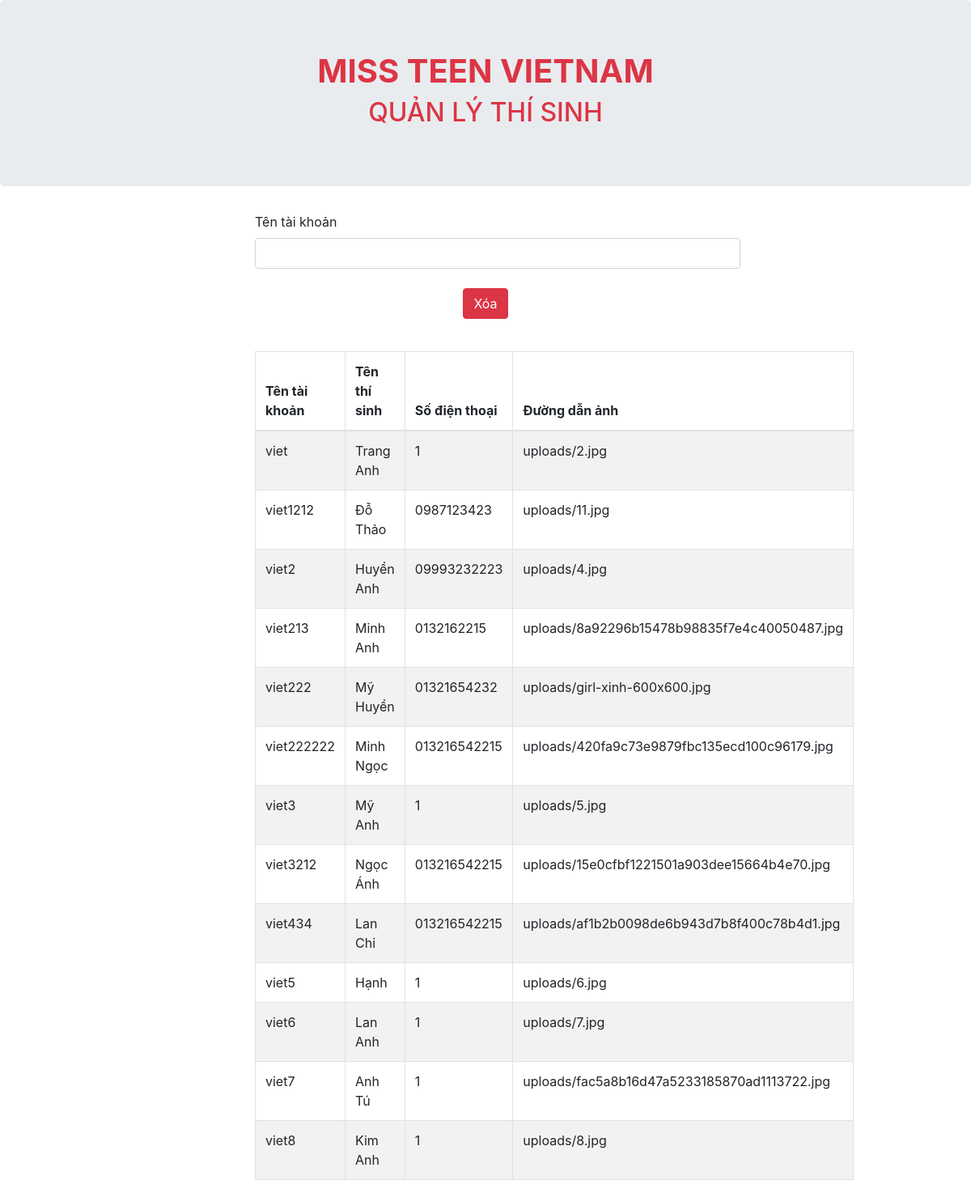
/admin.php (signed in), run on the app's committed database.
### tables this page shows
CREATE TABLE `users` (
  `username` varchar(30) NOT NULL,
  `password` varchar(30) NOT NULL,
  `name` varchar(30) NOT NULL,
  `phonenum` varchar(20) NOT NULL,
  `image` text NOT NULL,
  `votes` int(11) DEFAULT 0
);

### admin.php (the view, shortened to what this page needs)
<!DOCTYPE html>
<html>
<head>
    <link rel="stylesheet" href="https://maxcdn.bootstrapcdn.com/bootstrap/4.5.2/css/bootstrap.min.css">
</head>
<body>
    <div class="jumbotron text-center">
        <h1 class="text-danger"><b>MISS TEEN VIETNAM</b></h1>
        <h2 class="text-danger">QUẢN LÝ THÍ SINH</h2>
    </div>
    <div class="container" style="width: 600px;">
        <form action="admin.php" method="POST">
            <div class="form-group">
                <label for="username">Tên tài khoản</label>
                <input type="text" class="form-control" style="width: 600px;" name="username" id="username" required>
            </div>
            <div class="form-group my-4" style="text-align: center;">
                <button type="submit" class="btn btn-danger mb-3" name="btn_submit">Xóa</button>
            </div>
        </form>
        <?php
        require_once("connection.php");
        $query = "SELECT * FROM users";
        $result = mysqli_query($conn, $query);
        echo "<table class=\"table table-bordered table-striped table-hover\" style=\"width: 100%\">";
        echo '<thead><tr><th>Tên tài khoản</th><th>Tên thí sinh</th><th>Số điện thoại</th><th>Đường dẫn ảnh</th></tr></thead>';
        echo "<tbody id = \"myTable\" >";
        while ($row = mysqli_fetch_array($result)) {
            echo "<tr><td>" . $row['username'] . "</td><td>" . $row['name'] . "</td><td>" . $row['phonenum'] . "</td><td>" . $row['image'] . "</td></tr>";
        }
        echo "</tbody></table>";
        ?>
    </div>
</body>
</html>

### data on the page
users: username "viet", name "Trang Anh", phonenum "1", image "uploads/2.jpg"
users: username "viet1212", name "Đỗ Thảo", phonenum "0987123423", image "uploads/11.jpg"
users: username "viet2", name "Huyền Anh", phonenum "09993232223", image "uploads/4.jpg"
users: username "viet213", name "Minh Anh", phonenum "0132162215", image "uploads/8a92296b15478b98835f7e4c40050487.jpg"
users: username "viet222", name "Mỹ Huyền", phonenum "01321654232", image "uploads/girl-xinh-600x600.jpg"
users: username "viet222222", name "Minh Ngọc", phonenum "013216542215", image "uploads/420fa9c73e9879fbc135ecd100c96179.jpg"
users: username "viet3", name "Mỹ Anh", phonenum "1", image "uploads/5.jpg"
users: username "viet3212", name "Ngọc Ánh", phonenum "013216542215", image "uploads/15e0cfbf1221501a903dee15664b4e70.jpg"
users: username "viet434", name "Lan Chi", phonenum "013216542215", image "uploads/af1b2b0098de6b943d7b8f400c78b4d1.jpg"
users: username "viet5", name "Hạnh", phonenum "1", image "uploads/6.jpg"
users: username "viet6", name "Lan Anh", phonenum "1", image "uploads/7.jpg"
users: username "viet7", name "Anh Tú", phonenum "1", image "uploads/fac5a8b16d47a5233185870ad1113722.jpg"
users: username "viet8", name "Kim Anh", phonenum "1", image "uploads/8.jpg"
